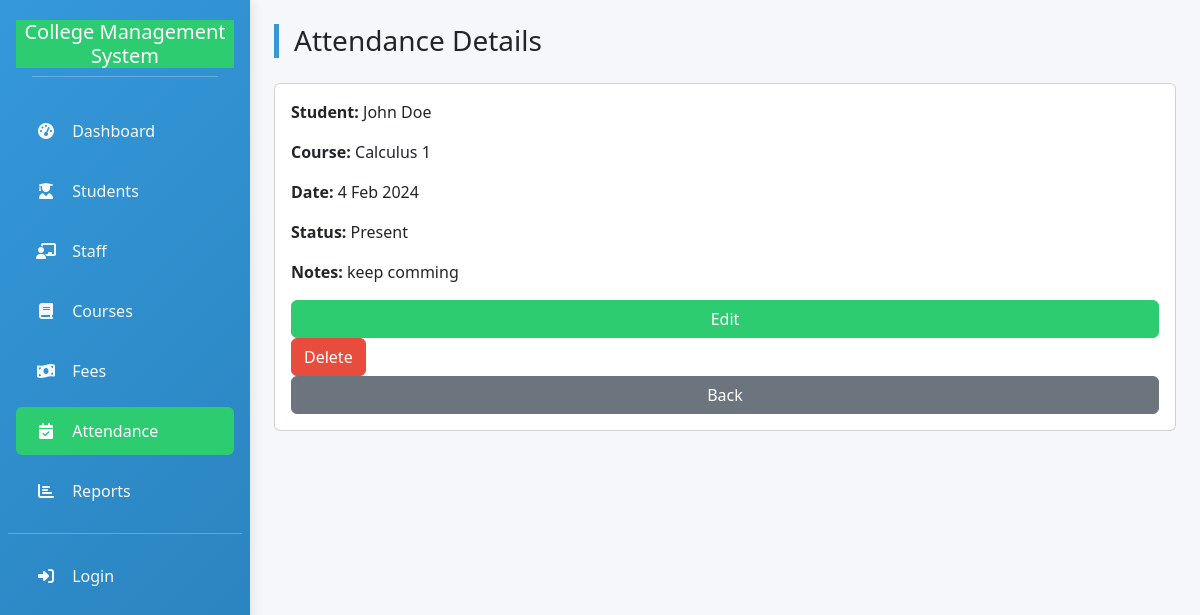
Page /attendance/6/ on the committed database.
### college_db/models.py (models this page shows, shortened)
class Attendance(models.Model):
    student = models.ForeignKey(Student, on_delete=models.CASCADE)
    course = models.ForeignKey(Course, on_delete=models.SET_NULL, null=True, blank=True)
    date = models.DateField()
    present = models.BooleanField(default=True)
    note = models.CharField(max_length=255, blank=True)
    class Meta:
        unique_together = ('student', 'course', 'date')

class Student(models.Model):
    college = models.ForeignKey(College, on_delete=models.CASCADE)
    admission_number = models.CharField(max_length=50, unique=True)
    first_name = models.CharField(max_length=120)
    last_name = models.CharField(max_length=120)
    gender = models.CharField(max_length=1, choices=GENDER_CHOICES)
    date_of_birth = models.DateField(null=True, blank=True)
    phone = models.CharField(max_length=50, blank=True)
    email = models.EmailField(blank=True)
    address = models.TextField(blank=True)
    status = models.CharField(max_length=20, choices=STATUS_CHOICES, default='active')
    department = models.CharField(max_length=200, blank=True, null=True)
    academic_year = models.CharField(max_length=50, blank=True, null=True)
    created_at = models.DateTimeField(auto_now_add=True)

class Course(models.Model):
    department = models.CharField(max_length=200, blank=True, null=True)
    code = models.CharField(max_length=50, unique=True)
    name = models.CharField(max_length=255)
    description = models.TextField(blank=True)
    credit_units = models.PositiveSmallIntegerField(default=0)

### college_db/views.py (the view)
# urls.py: path('attendance/<int:attendance_id>/', views.view_attendance, name='view_attendance'),
def view_attendance(request, attendance_id):
    attendance = get_object_or_404(
        Attendance.objects.select_related('student', 'course'),
        id=attendance_id
    )
    return render(request, 'college_db/view_attendance.html', {'attendance': attendance})

### college_db/templates/college_db/view_attendance.html (shortened to what this page needs)
{% extends 'college_db/base.html' %}
{% block content %}
<div class="page-header">
  <h3>Attendance Details</h3>
</div>
<div class="card p-3">
  <p><strong>Student:</strong> {{ attendance.student.first_name }} {{ attendance.student.last_name }}</p>
  <p><strong>Course:</strong>
    {% if attendance.course %}
      {{ attendance.course.name }}
    {% else %}
      -
    {% endif %}
  </p>
  <p><strong>Date:</strong> {{ attendance.date|date:"j M Y" }}</p>
  <p><strong>Status:</strong> {% if attendance.present %}Present{% else %}Absent{% endif %}</p>
  <p><strong>Notes:</strong> {{ attendance.note|default:"-" }}</p>
  <a href="{% url 'edit_attendance' attendance.id %}" class="btn btn-success">Edit</a>
  <form method="post" action="{% url 'delete_attendance' attendance.id %}" style="display:inline;">
    <button type="submit" class="btn btn-danger">Delete</button>
  </form>
  <a href="{% url 'view_attendances' %}" class="btn btn-secondary">Back</a>
</div>
{% endblock %}

### college_db/templates/college_db/base.html (style rules this page uses)
:root { --primary: #3498db; --secondary: #2ecc71; --accent: #e74c3c; --light: #f8f9fa; --dark: #34495e; --warning: #f39c12; --info: #17a2b8; }
body { background-color: #f5f7fa; font-family: 'Segoe UI', Tahoma, Geneva, Verdana, sans-serif; }
.page-header { border-left: 5px solid var(--primary); padding-left: 15px; margin-bottom: 25px; }
.btn-success { background-color: var(--secondary); border-color: var(--secondary); }
.btn-danger { background-color: var(--accent); border-color: var(--accent); }

### rows in the picture
Attendance: student.first_name "John", student.last_name "Doe", course.name "Calculus 1", date "4 Feb 2024", note "keep comming"
